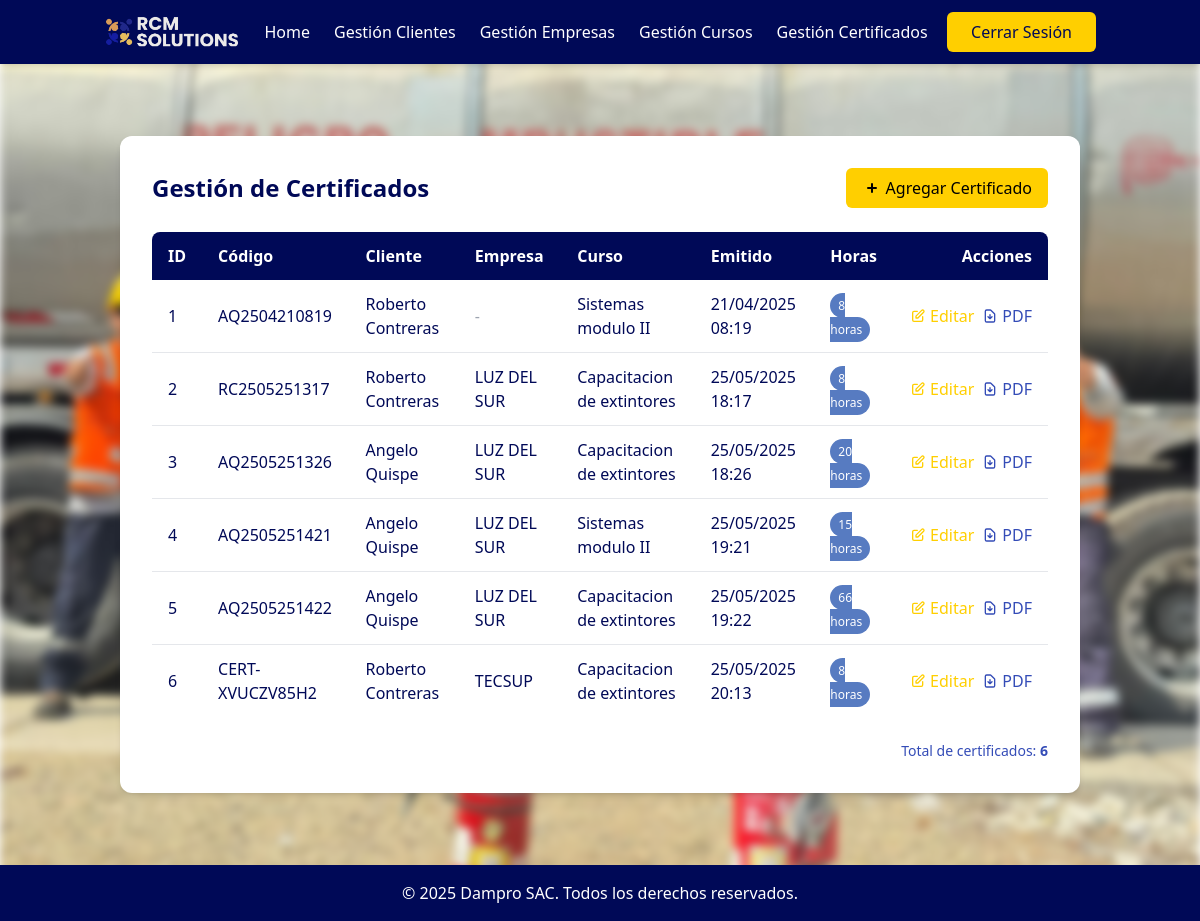
Page /dashboard/certificados/ (signed in) on the committed database.
### system/models.py (models this page shows)
class Certificate(models.Model):
    cert_code = models.CharField(max_length=100, unique=True)
    usuario = models.ForeignKey(Usuario, on_delete=models.CASCADE, related_name='certificates')
    course = models.ForeignKey(Course, on_delete=models.CASCADE, related_name='certificates')
    empresa = models.ForeignKey(Empresa, on_delete=models.CASCADE, related_name='certificates', null=True, blank=True)
    creation_date = models.DateTimeField(default=models.functions.Now)  # Se cambió de auto_now_add=True para permitir edición
    chronological_hours = models.PositiveIntegerField()

class Usuario(models.Model):
    first_name = models.CharField(max_length=100)
    last_name = models.CharField(max_length=100)
    second_last_name = models.CharField(max_length=100, blank=True, null=True)
    dni = models.CharField(max_length=8, unique=True, null=True, blank=True)  # DNI peruano estándar de 8 dígitos
    user_type = models.CharField(max_length=50)
    empresa = models.ForeignKey(Empresa, on_delete=models.CASCADE, related_name='usuarios', null=True, blank=True)

class Course(models.Model):
    name = models.CharField(max_length=200)
    course_hours = models.PositiveIntegerField()

class Empresa(models.Model):
    ruc = models.CharField(max_length=11, unique=True)
    nombre = models.CharField(max_length=200)  # razón social

### system/views.py (the view)
# urls.py: path('dashboard/certificados/', views.gestion_certificados, name='gestion_certificados'),
@login_required
def gestion_certificados(request):
    certificados = Certificate.objects.select_related('usuario', 'course', 'empresa').all()
    return render(request, 'system/gestion_certificados.html', {
        'certificados': certificados
    })

### system/views.py (called while the page is built)
def login_required(view_func):
    @wraps(view_func)
    def wrapped_view(request, *args, **kwargs):
        if not request.session.get('user_id'):
            return redirect('system:login')
        return view_func(request, *args, **kwargs)
    return wrapped_view

### system/templates/system/gestion_certificados.html (shortened to what this page needs)
{% extends 'system/base_logged.html' %}
{% block content %}
<section class="gestion-certificados py-12">
  <div class="container mx-auto px-4">
    <div class="bg-rcm-white rounded-xl shadow-md p-8 max-w-6xl mx-auto">
      <div class="flex justify-between items-center mb-6">
        <h1 class="text-2xl font-bold text-rcm-navy">Gestión de Certificados</h1>
        <a href="{% url 'system:add_certificado' %}" class="bg-rcm-gold text-rcm-black py-2 px-4 rounded-md font-medium hover:bg-opacity-90 transition-colors flex items-center">
          <svg xmlns="http://www.w3.org/2000/svg" class="h-5 w-5 mr-1" viewBox="0 0 20 20" fill="currentColor">
            <path fill-rule="evenodd" d="M10 5a1 1 0 011 1v3h3a1 1 0 110 2h-3v3a1 1 0 11-2 0v-3H6a1 1 0 110-2h3V6a1 1 0 011-1z" clip-rule="evenodd" />
          </svg>
          Agregar Certificado
        </a>
      </div>
      <div class="overflow-x-auto">
        <table class="min-w-full bg-rcm-white">
          <thead>
            <tr class="bg-rcm-navy text-rcm-white">
              <th class="py-3 px-4 text-left font-semibold rounded-tl-lg">ID</th>
              <th class="py-3 px-4 text-left font-semibold">Código</th>
              <th class="py-3 px-4 text-left font-semibold">Cliente</th>
              <th class="py-3 px-4 text-left font-semibold">Empresa</th>
              <th class="py-3 px-4 text-left font-semibold">Curso</th>
              <th class="py-3 px-4 text-left font-semibold">Emitido</th>
              <th class="py-3 px-4 text-left font-semibold">Horas</th>
              <th class="py-3 px-4 text-right font-semibold rounded-tr-lg">Acciones</th>
            </tr>
          </thead>
          <tbody class="divide-y divide-gray-200">
            {% for c in certificados %}
            <tr class="hover:bg-rcm-blue-light/10 transition-colors">
              <td class="py-3 px-4 text-rcm-navy">{{ c.id }}</td>
              <td class="py-3 px-4 text-rcm-navy font-medium">{{ c.cert_code }}</td>
              <td class="py-3 px-4 text-rcm-navy">{{ c.usuario.first_name }} {{ c.usuario.last_name }}</td>              <td class="py-3 px-4 text-rcm-navy">
                {% if c.empresa %}
                  {{ c.empresa.nombre }}
                {% else %}
                  <span class="text-gray-400">-</span>
                {% endif %}
              </td>
              <td class="py-3 px-4 text-rcm-navy">{{ c.course.name }}</td>
              <td class="py-3 px-4 text-rcm-navy">{{ c.creation_date|date:"d/m/Y H:i" }}</td>
              <td class="py-3 px-4">
                <span class="px-2 py-1 text-xs rounded-full bg-rcm-blue-light text-rcm-white">
                  {{ c.chronological_hours }} horas
                </span>
              </td>
              <td class="py-3 px-4 text-right">
                <div class="flex justify-end items-center space-x-2">
                  <a href="{% url 'system:edit_certificado' c.id %}" class="text-rcm-gold hover:underline font-medium flex items-center">
                    <svg xmlns="http://www.w3.org/2000/svg" class="h-4 w-4 mr-1" fill="none" viewBox="0 0 24 24" stroke="currentColor">
                      <path stroke-linecap="round" stroke-linejoin="round" stroke-width="2" d="M11 5H6a2 2 0 00-2 2v11a2 2 0 002 2h11a2 2 0 002-2v-5m-1.414-9.414a2 2 0 112.828 2.828L11.828 15H9v-2.828l8.586-8.586z" />
                    </svg>
                    Editar
                  </a>
                  <a href="{% url 'system:certificado_pdf' c.cert_code %}" target="_blank" class="text-rcm-blue-medium hover:underline font-medium flex items-center">
                    PDF
                  </a>
                </div>
              </td>
            </tr>
            {% empty %}
            <tr>
              <td colspan="8" class="py-8 text-center text-rcm-blue-medium italic">No hay certificados registrados.</td>
            </tr>
            {% endfor %}
          </tbody>
        </table>
      </div>
      <div class="mt-6 flex justify-end">
        <div class="text-sm text-rcm-blue-medium">
          Total de certificados: <span class="font-semibold">{{ certificados|length }}</span>
        </div>
      </div>
    </div>
  </div>
</section>
{% endblock %}

### rows in the picture
Certificate: id "1", cert_code "AQ2504210819", usuario.first_name "Roberto", usuario.last_name "Contreras", course.name "Sistemas modulo II", creation_date "21/04/2025 08:19", chronological_hours "8"
Certificate: id "2", cert_code "RC2505251317", usuario.first_name "Roberto", usuario.last_name "Contreras", empresa.nombre "LUZ DEL SUR", course.name "Capacitacion de extintores", creation_date "25/05/2025 18:17", chronological_hours "8"
Certificate: id "3", cert_code "AQ2505251326", usuario.first_name "Angelo", usuario.last_name "Quispe", empresa.nombre "LUZ DEL SUR", course.name "Capacitacion de extintores", creation_date "25/05/2025 18:26", chronological_hours "20"
Certificate: id "4", cert_code "AQ2505251421", usuario.first_name "Angelo", usuario.last_name "Quispe", empresa.nombre "LUZ DEL SUR", course.name "Sistemas modulo II", creation_date "25/05/2025 19:21", chronological_hours "15"
Certificate: id "5", cert_code "AQ2505251422", usuario.first_name "Angelo", usuario.last_name "Quispe", empresa.nombre "LUZ DEL SUR", course.name "Capacitacion de extintores", creation_date "25/05/2025 19:22", chronological_hours "66"
Certificate: id "6", cert_code "CERT-XVUCZV85H2", usuario.first_name "Roberto", usuario.last_name "Contreras", empresa.nombre "TECSUP", course.name "Capacitacion de extintores", creation_date "25/05/2025 20:13", chronological_hours "8"

### other values in the picture
{{ certificados|length }} "6"
